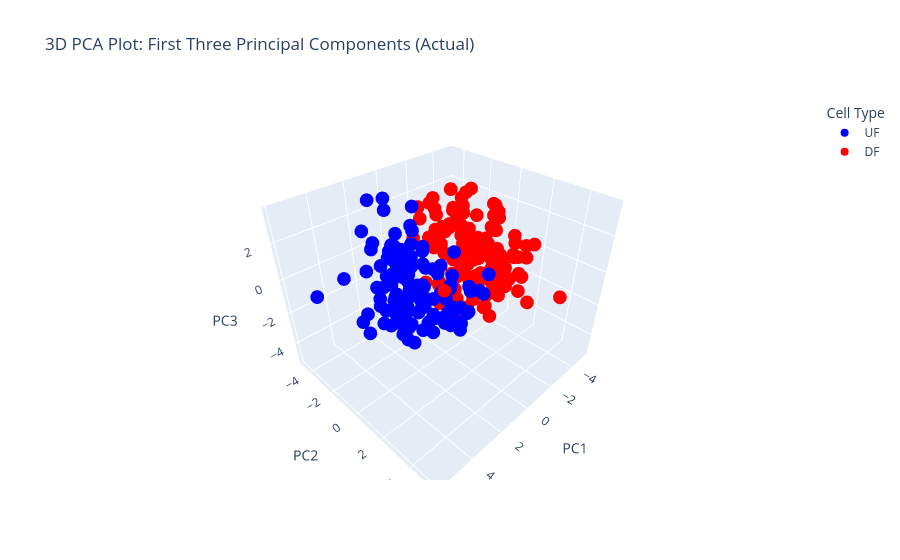
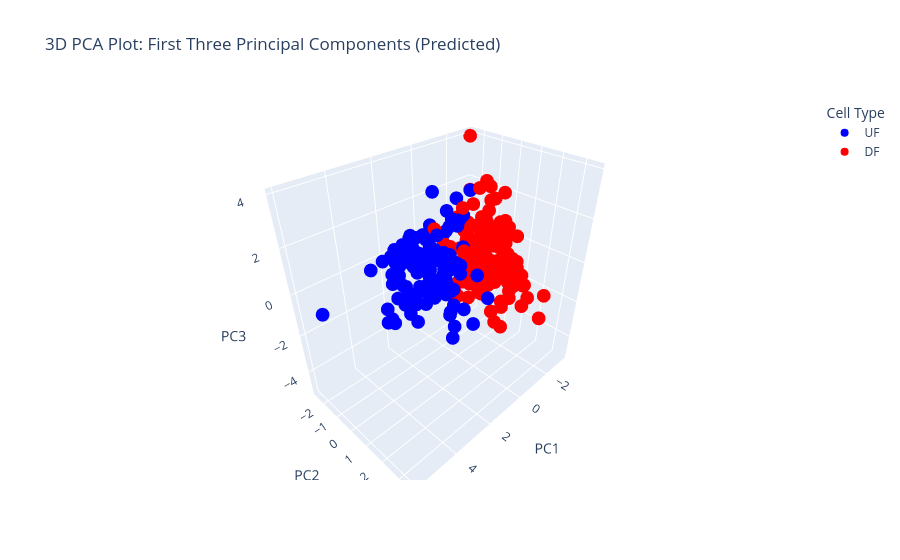

Source (notebook cell) for these figures, in order:
### Code cell
# Plot side-by-side PCA Scatter Plot
fig, axes = plt.subplots(1, 2, figsize=(14, 6))

# Scatter plot for actual values
sns.scatterplot(
    data=pca_df_actual, x='PC1', y='PC2', hue='Cell Type', alpha=0.5,
    palette={'UF': 'blue', 'DF': 'red'}, edgecolor='black', s=10, ax=axes[0]
)
axes[0].set_title('PCA: First Two Principal Components (Actual)')
axes[0].set_xlabel('Principal Component 1')
axes[0].set_ylabel('Principal Component 2')

# Scatter plot for predicted values
sns.scatterplot(
    data=pca_df_predicted, x='PC1', y='PC2', hue='Cell Type', alpha=0.5,
    palette={'UF': 'blue', 'DF': 'red'}, edgecolor='black', s=10, ax=axes[1]
)
axes[1].set_title('PCA: First Two Principal Components (Predicted)')
axes[1].set_xlabel('Principal Component 1')
axes[1].set_ylabel('Principal Component 2')

# Improve layout and display
plt.tight_layout()
plt.show()

# Plot 3D PCA Scatter Plot for actual values
fig = px.scatter_3d(
    pca_df_actual, x='PC1', y='PC2', z='PC3', color='Cell Type',
    color_discrete_map={'UF': 'blue', 'DF': 'red'},
    title='3D PCA Plot: First Three Principal Components (Actual)'
)
fig.show()

# Plot 3D PCA Scatter Plot for predicted values
fig = px.scatter_3d(
    pca_df_predicted, x='PC1', y='PC2', z='PC3', color='Cell Type',
    color_discrete_map={'UF': 'blue', 'DF': 'red'},
    title='3D PCA Plot: First Three Principal Components (Predicted)'
)
fig.show()
